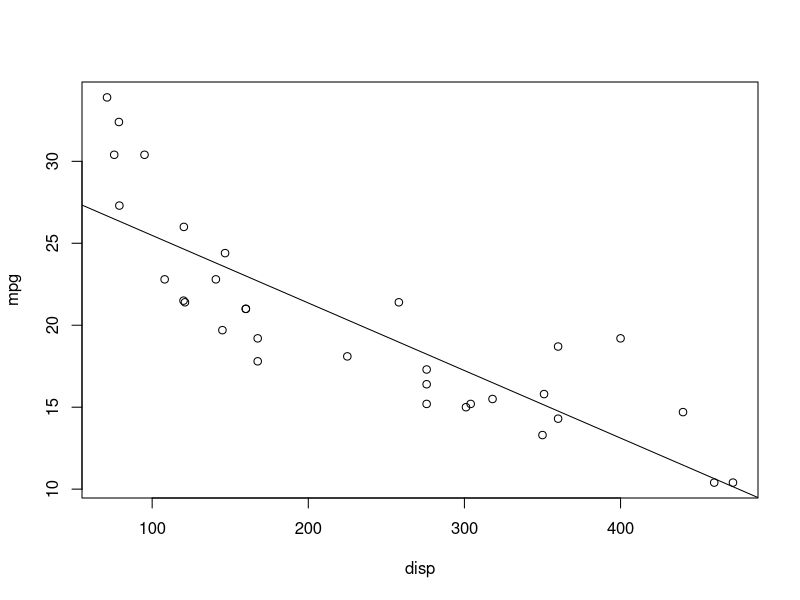

R code for this plot:
#regressao linear multipla

colnames(mtcars)
dim(mtcars)

cor(mtcars[1:4])

modelo = lm(mpg ~ disp, data = mtcars)
summary(modelo)$r.squared
summary(modelo)$adj.r.squared

plot(mpg ~ disp, data = mtcars)
abline(modelo)

predict(modelo, data.frame(disp=200))

modelo = lm(mpg ~ disp + hp + cyl, data = mtcars)
summary(modelo)$r.squared
summary(modelo)$adj.r.squared

predict(modelo, data.frame(disp=200, hp=100, cyl=4))